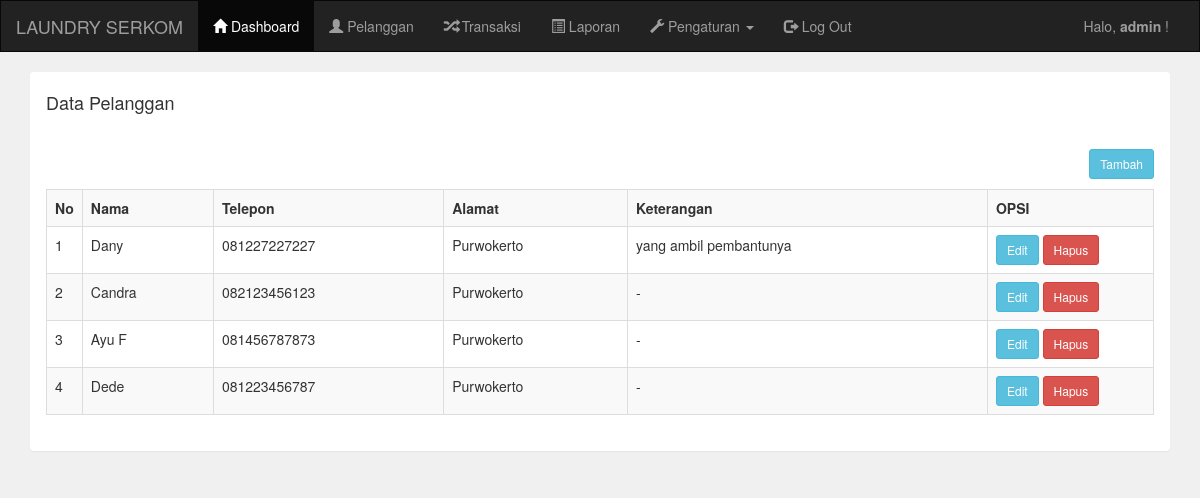
The page /admin/pelanggan.php (signed in) on the database its author committed.
### tables this page shows
CREATE TABLE IF NOT EXISTS `pelanggan` (
  `id` int(11) NOT NULL AUTO_INCREMENT,
  `nama` varchar(255) NOT NULL,
  `alamat` varchar(255) DEFAULT NULL,
  `telepon` varchar(255) NOT NULL,
  `keterangan` varchar(255) DEFAULT '-',
  PRIMARY KEY (`id`) USING BTREE
);

### admin/pelanggan.php (the view)
<?php include 'header.php'; ?>
<div class="container">
	<div class="panel">
		<div class="panel-heading">
			<h4>Data Pelanggan</h4>
		</div>
		<div class="panel-body">
			<a href="pelanggan_tambah.php" class="btn btn-sm btn-info pull-right">Tambah</a>
			<br/>
			<br/>
			<table class="table table-bordered table-striped">
				<tr>
					<th width="1%">No</th>
					<th>Nama</th>
					<th>Telepon</th>
					<th>Alamat</th>
					<th>Keterangan</th>
					<th width="15%">OPSI</th>
				</tr>
				<?php
				include '../koneksi.php';
				$data = mysqli_query($koneksi,"select * from pelanggan");
				$no = 1;
				while($d=mysqli_fetch_array($data)){
					?>
					<tr>
						<td><?php echo $no++; ?></td>
						<td><?php echo $d['nama']; ?></td>
						<td><?php echo $d['telepon']; ?></td>
						<td><?php echo $d['alamat']; ?></td>
						<td><?php echo $d['keterangan']; ?></td>
						<td>
							<a href="pelanggan_edit.php?id=<?php echo $d['id']; ?>" class="btn btn-sm btn-info">Edit</a>
							<a href="pelanggan_hapus.php?id=<?php echo $d['id']; ?>" class="btn btn-sm btn-danger">Hapus</a>
						</td>
					</tr>
					<?php
				}
				?>
			</table>
		</div>
	</div>
</div>
<?php include 'footer.php'; ?>

### rows shown on the page
pelanggan: nama "Dany", telepon "081227227227", alamat "Purwokerto", keterangan "yang ambil pembantunya"
pelanggan: nama "Candra", telepon "082123456123", alamat "Purwokerto", keterangan "-"
pelanggan: nama "Ayu F", telepon "081456787873", alamat "Purwokerto", keterangan "-"
pelanggan: nama "Dede", telepon "081223456787", alamat "Purwokerto", keterangan "-"

### other values the page prints
$_SESSION['username'] "admin"
